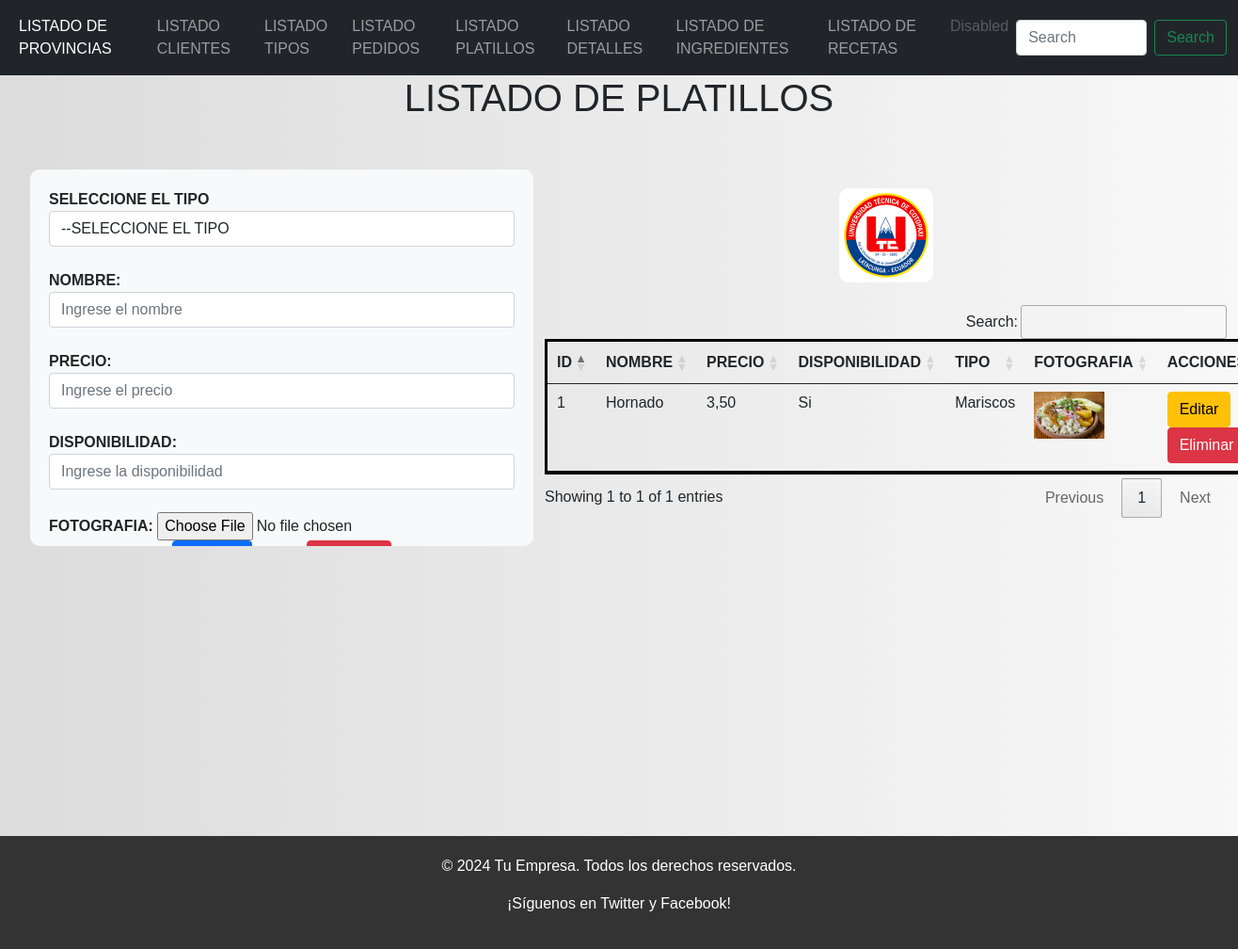
Screenshot of /listadoPlatillos/ with the database file from the repository.
### Aplicaciones/Facturacion/models.py (models this page shows, shortened)
class Platillo(models.Model):
    id_bg = models.AutoField(primary_key=True)
    nombre_bg = models.CharField(max_length=100)
    precio_bg = models.DecimalField(max_digits=10, decimal_places=2)
    disponibilidad_bg = models.CharField(max_length=50)
    fotografia=models.FileField(upload_to='platillo', null=True,blank=True)
    tipo_bg = models.ForeignKey(Tipo, null=True, blank=True, on_delete=models.PROTECT)

class Tipo(models.Model):
    id_bg = models.AutoField(primary_key=True)
    nombre_bg = models.CharField(max_length=150)
    descripcion_bg = models.TextField()
    fotografia=models.FileField(upload_to='tipo', null=True,blank=True)

### Aplicaciones/Facturacion/views.py (the view)
# urls.py: path('listadoPlatillos/',views.listadoPlatillos),
def listadoPlatillos(request):
    platillosBdd = Platillo.objects.all()
    tipoBdd = Tipo.objects.all()
    return render(request, 'listadoPlatillos.html', {'platillos': platillosBdd, 'tipos': tipoBdd})

### Aplicaciones/Facturacion/templates/listadoPlatillos.html (shortened to what this page needs)
{% extends "./plantilla.html"%}
  {% load static %}
  {%block contenido%}
    <h1>LISTADO DE PLATILLOS</h1>
    <br>
    <ul>
        <div class="row">
              <div class="col-md-5" style="overflow-y: auto; max-height: 400px;">
                <form action="/guardarPlatillo/" method="post" enctype="multipart/form-data" id="frm_nuevo_platillo">
                    <b>SELECCIONE EL TIPO</b>
                    <select class="form-control" name="id_tipo" required>
                      <option value="">--SELECCIONE EL TIPO </option>
                    </select>
                    <br>
                      <b>NOMBRE:</b>
                      <input type="text" name="nombre_bg" value="" class="form-control" placeholder="Ingrese el nombre " required>
                      <br>
                      <b>PRECIO: </b>
                      <input type="number" name="precio_bg" id="precio_bg" class="form-control" placeholder="Ingrese el precio" required>
                      <br>
                      <b>DISPONIBILIDAD:</b>
                      <input type="text" name="disponibilidad_bg" value="" id="disponibilidad_bg" placeholder="Ingrese la disponibilidad" class="form-control" required>
                      <br>
                      <b>FOTOGRAFIA:</b>
                      <input type="file" name="fotografia" accept="image/*" id="fotografia" required>
                      <br>
                    <center>
                        <button type="submit" name="button" class="btn btn-primary">Guardar</button>
                        <button type="submit" name="button" class="btn btn-danger">Cancelar</button>
                    </center>
                </form>
            </div>
            <div class="col-md-7">
        <div class="d-flex justify-content-center align-items-center">
          <img class="imagen img-fluid" src="{% static 'img/uni.png' %}" alt="" style="max-width: 800px; height: auto;">
        </div>
        <br>
                <table class="table" id="tbl_platillos">
                    <thead>
                        <tr>
                            <th>ID</th>
                            <th>NOMBRE</th>
                            <th>PRECIO</th>
                            <th>DISPONIBILIDAD</th>
                            <th>TIPO</th>
                            <th>FOTOGRAFIA</th>
                            <th>ACCIONES</th>
                        </tr>
                    </thead>
                    <tbody>
                        {% for platillo in platillos %}
                            <tr>
                                <td>{{ platillo.id_bg }}</td>
                                <td>{{ platillo.nombre_bg }}</td>
                                <td>{{ platillo.precio_bg }}</td>
                                <td>{{ platillo.disponibilidad_bg }}</td>
                                <td>{{platillo.tipo_bg.nombre_bg}}</td>
                                <td>{% if platillo.fotografia %}
                                    <a href="{{platillo.fotografia.url}}" target="_blank">
                                        <img src="{{platillo.fotografia.url}}" alt="" height="50px"></a>
                                    {% else %}
                                    <b>N/A</b>
                                    {% endif %}
                                </td>
                                <td>
                                    <a href="/editarPlatillo/{{platillo.id_bg}}" class="btn btn-warning">Editar</a>
                                    <a href="javascript:void(0)"
                                    onclick="eliminarPlatillo('/eliminarPlatillo/{{platillo.id_bg}}');"class="btn btn-danger">Eliminar</a>
                                </td>
                            </tr>
                        {% endfor %}
                    </tbody>
                </table>
            <br>
    </ul>
  {%endblock%}

### restaurantebg/static/css/principal.css (style rules this page uses)
table { border: 3px solid black !important; }
body { margin: 0; padding: 0; font-family: Arial, sans-serif; background: linear-gradient(to right, #dcdcdc, #f8f8f8); }
h1 { text-align: center; }
.row { margin: 20px 0; }
.col-md-5 { background-color: #f8f9fa; padding: 20px; border-radius: 10px; }
.imagen { width: 100px; border-radius: 10px; margin-top: 20px; }

### rows the page displays
Platillo: id_bg "1", nombre_bg "Hornado", precio_bg "3,50", disponibilidad_bg "Si", tipo_bg.nombre_bg "Mariscos", fotografia (picture)
